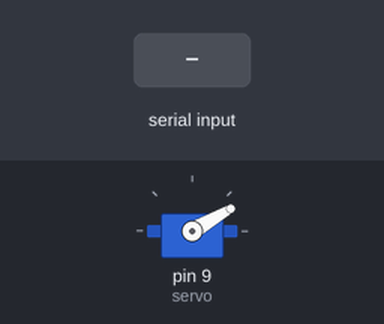
A sketch run on a simulated Arduino Uno, built with avr-gcc and run on an emulated ATmega328P. Shown: servo. The inputs (shaded band) are chosen by the test bench.

Above: at 1.2 s.
1.3 s: "F" received over Serial
At 2.0 s:
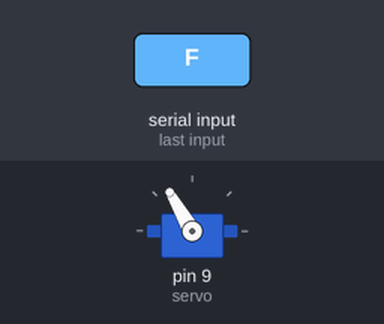
2.8 s: "A" received over Serial
At 3.1 s:
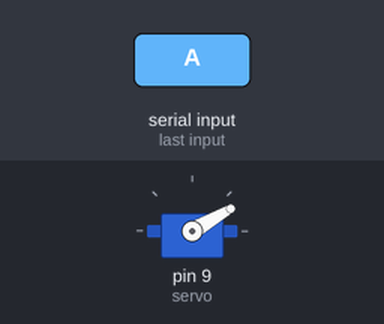
Timing chart, 0 to 5.8 s (numbered marks = the images above; inputs shaded):
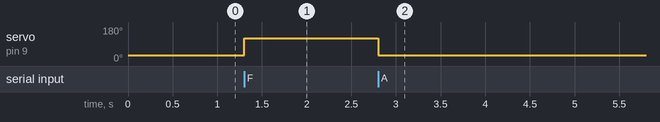

Measured:
- after the input at 1.3 s, servo on pin 9 (servo): 30° → 120° at once
- after the input at 2.8 s, servo on pin 9 (servo): 120° → 30° at once

The sketch:

sketch_nov17a_copy_20241121110500.ino
```cpp
#include <Servo.h>

Servo servo; // Cria um objeto Servo
unsigned long lastCommandTime = 0; // Armazena o momento do último comando
const unsigned long timeout = 3000; // Tempo limite sem comandos (em milissegundos)

void setup() {
  servo.attach(9); // Conecta o servo ao pino 9
  servo.write(30); // Posição inicial do servo (soltar os cabos)
  Serial.begin(9600); // Inicia a comunicação serial
  lastCommandTime = millis(); // Define o momento inicial
}

void loop() {
  // Verifica se há dados na porta serial
  if (Serial.available() > 0) {
    char comando = Serial.read(); // Lê o comando enviado pelo Python
    lastCommandTime = millis(); // Atualiza o momento do último comando

    if (comando == 'F') { // Mão fechada
      if (!servo.attached()) {
        servo.attach(9); // Reconecta o servo se necessário
      }
      servo.write(120); // Move o servo para 120° (puxar os cabos com força)
    } else if (comando == 'A') { // Mão aberta
      if (!servo.attached()) {
        servo.attach(9); // Reconecta o servo se necessário
      }
      servo.write(30); // Move o servo para 30° (soltar os cabos suavemente)
    }
  }

  // Verifica se já passou o tempo limite sem comandos
  if (millis() - lastCommandTime > timeout && servo.attached()) {
    servo.detach(); // Desconecta o servo do pino para evitar força desnecessária
  }
}
```
